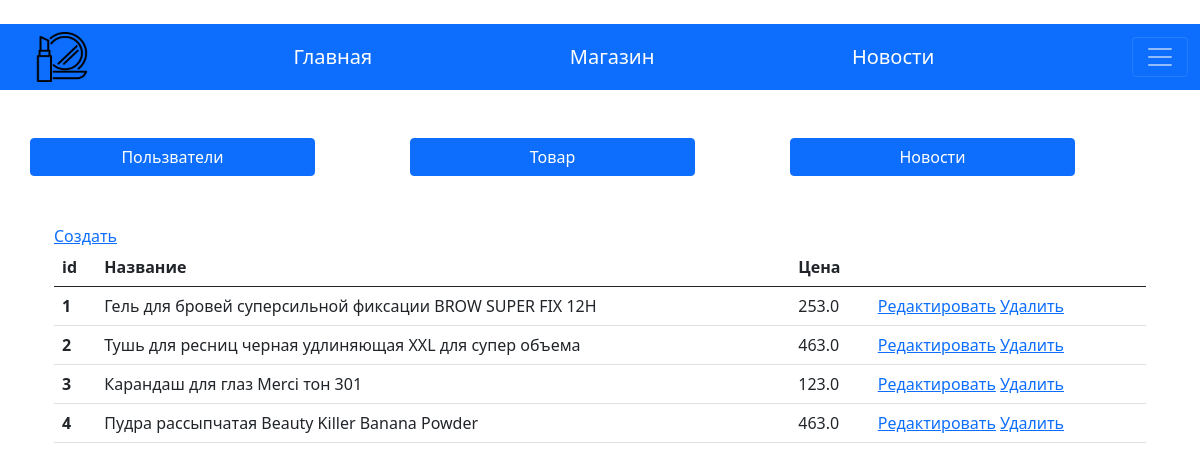
The app's page /moderator/moderator_cosmetics/ with its own data.
### store/models.py (models this page shows, shortened)
class cosmetics (models.Model):
    objects = None
    title = models.CharField(max_length=255, verbose_name = "Названеи товара")
    photo = models.ImageField(upload_to="cosmetics/book/%Y/%m/%d/", verbose_name = "Фотография товара")
    description = models.TextField(blank=True, verbose_name = "Описание товара")
    time_create = models.DateTimeField(auto_now_add=True, verbose_name = "Дата публикации товара")
    price = models.FloatField(verbose_name = "Цена")
    type = models.ForeignKey(types_cosmetics, null = False, blank = True, verbose_name = "Тип кометики",on_delete = models.CASCADE)
    Manufacturer = models.ForeignKey(Manufacturers, null = True, blank = True, verbose_name = "Производитель кометики",on_delete = models.CASCADE)

### moderator/views.py (the view)
# urls.py: path('moderator_cosmetics/', views.moderator_cosmetics, name='moderator_cosmetics'),
def moderator_cosmetics(request):
    cosmetic = cosmetics.objects.all()
    context = {
        'cosmetic':cosmetic,
        }
    return render(request,"moderator/moderator_cosmetics.html",context = context)

### moderator/templates/moderator/moderator_cosmetics.html (shortened to what this page needs)
﻿{% extends 'base.html' %}
{% block content %}
    {% include 'menu_moderator.html'%}
    <div class="container mt-5">
        <a href="{% url "moderator:create_cosmetics"%}">Создать</a>
        <table class="table">
            <thead>
                <tr>
                    <th scope="col">id</th>
                    <th scope="col">Название</th>
                    <th scope="col">Цена</th>
                    <th scope="col"></th>
                </tr>
            </thead>
            <tbody>
                {% for ad in cosmetic %}
                <tr>
                    <th scope="row">{{ad.pk}}</th>
                    <td>{{ad.title}}</td>
                    <td>{{ad.price}}</td>
                    <td>
                        <a href="{% url "moderator:edit_cosmetics" ad.id %}">Редактировать</a>
                        <a href="{% url "moderator:delete_cosmetics" ad.id %}">Удалить</a>
                    </td>
                </tr>
                {% endfor %}
            </tbody>
        </table>
    </div>
{% endblock %}

### store/templates/base.html (shortened to what this page needs)
{% load static %}
<!DOCTYPE html>
<html lang="ru">
<head>
    <link href="https://cdn.jsdelivr.net/npm/bootstrap@5.0.2/dist/css/bootstrap.min.css" rel="stylesheet">
    <link rel="stylesheet" href="https://cdn.jsdelivr.net/npm/bootstrap-icons@1.9.1/font/bootstrap-icons.css">
</head>
<body>
    {% block header %}
    <nav class="navbar navbar-dark bg-primary">
        <div class="container-fluid">
            <img class="ml-5"style="height:50px;width:100px" src="../../media/icon.png"/>
            <a class="navbar-brand" href="{% url "home" %}">Главная</a>
            <a class="navbar-brand" href="{% url "store" %}">Магазин</a>
            <a class="navbar-brand" href="{% url "news" %}">Новости</a>
            <button class="navbar-toggler" type="button" data-bs-toggle="offcanvas" data-bs-target="#offcanvasNavbar" aria-controls="offcanvasNavbar">
                <span class="navbar-toggler-icon"></span>
            </button>
        </div>
    </nav>
    {% endblock header %}
    <div class="container mt-5">
        {% block content %}
        {% endblock content %}
    </div>
</body>
</html>

### moderator/templates/menu_moderator.html
<div class="row">
    <a class="btn btn-primary col-3" href="{% url 'moderator:moderator_main' %}">Пользватели</a>
    <div class="col-1"></div>
    <a class="btn btn-primary col-3" href="{% url 'moderator:moderator_cosmetics' %}">Товар</a>
    <div class="col-1"></div>
    <a class="btn btn-primary col-3" href="{% url 'moderator:moderator_news' %}">Новости</a>
</div>

### records on screen
cosmetics: pk "1", title "Гель для бровей суперсильной фиксации BROW SUPER FIX 12H", price "253.0"
cosmetics: pk "2", title "Тушь для ресниц черная удлиняющая XXL для супер объема", price "463.0"
cosmetics: pk "3", title "Карандаш для глаз Merci тон 301", price "123.0"
cosmetics: pk "4", title "Пудра рассыпчатая Beauty Killer Banana Powder", price "463.0"
